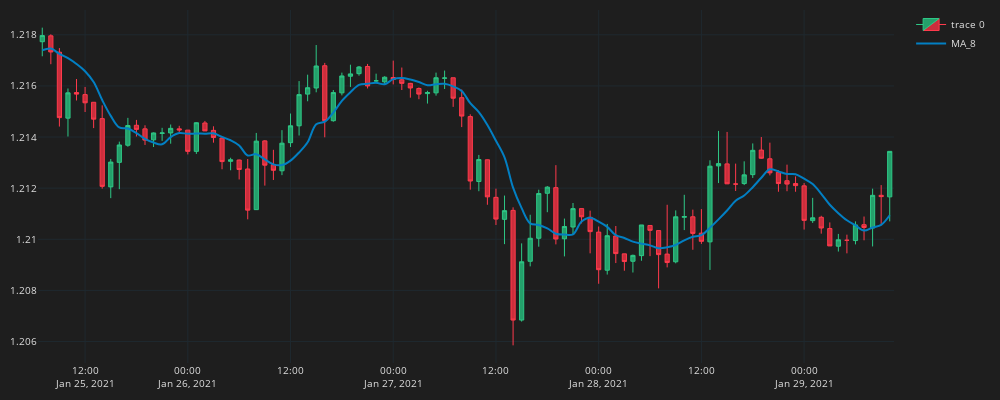

The cell this chart's notebook holds for it:
### Code cell
fig = go.Figure()
fig.add_trace(go.Candlestick(
    x=df_plot.time, open=df_plot.mid_o, high=df_plot.mid_h, low=df_plot.mid_l, close=df_plot.mid_c,
    line=dict(width=1), opacity=1,
    increasing_fillcolor='#24A06B',
    decreasing_fillcolor="#CC2E3C",
    increasing_line_color='#2EC886',  
    decreasing_line_color='#FF3A4C'
))
fig.add_trace(go.Scatter(x=df_plot.time, 
    y=df_plot.MA_8,
    line=dict(color="#027FC3", width=2),
    line_shape='spline',
    name='MA_8'
    ))
fig.update_layout(width=1000,height=400,
    margin=dict(l=10,r=10,b=10,t=10),
    font=dict(size=10,color="#e1e1e1"),
    paper_bgcolor="#1e1e1e",
    plot_bgcolor="#1e1e1e")
fig.update_xaxes(
    gridcolor="#1f292f",
    showgrid=True,fixedrange=True,rangeslider=dict(visible=False)
)
fig.update_yaxes(
    gridcolor="#1f292f",
    showgrid=True
)
fig.show()
